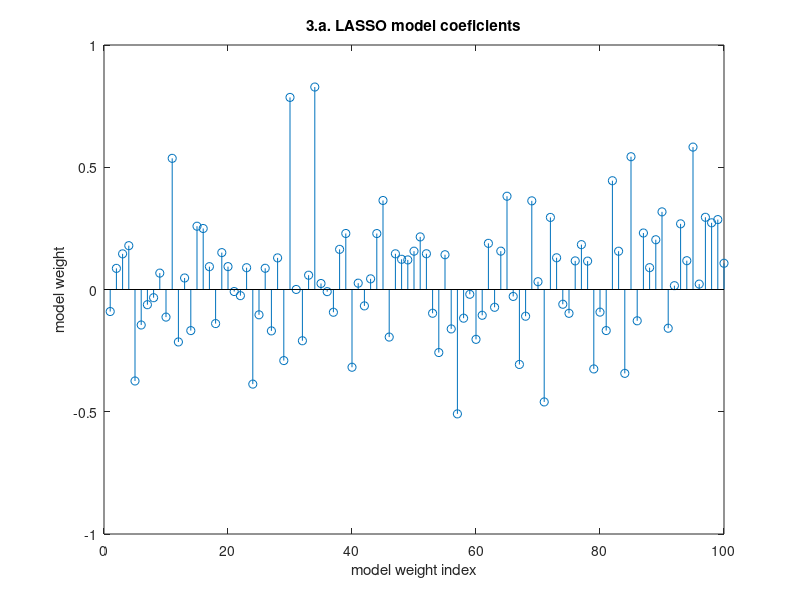

Recreate this plot in MATLAB.
%close figure windows and clear workspace
close all; clc; warning off;

load('HW1_3.mat')

%Set learning rate and #of updates, initialize coefficient and deriavative vectors
beta = rand(1,100);
del_f = zeros(1,100);
gamma = 5e-3;
N = 1e4;


%training process
for j = 1:N
     % the gradient of the Loss function without the sub-gradient term
     subL1 = -2*X'*(Y-X*beta');
     %update the deriavative vector with the sub-gradient term
     for i = 1:100
        if beta(i)> 1
             del_f(i) = (subL1(i) + beta(i) -1)/100 ;
        elseif beta(i) < -1
             del_f(i) = (subL1(i) + beta(i) + 1)/100;
        else
             del_f(i) = subL1(i)/100;
        end
     end
     % update coefficients
     beta = beta - gamma*del_f;
end
%Plot the coefficients
stem(beta);


title('3.a. LASSO model coeficients')
xlabel('model weight index') 
ylabel('model weight') 
hold off

% We may see that the resulting coefficients are 11, 30,34,85,95


